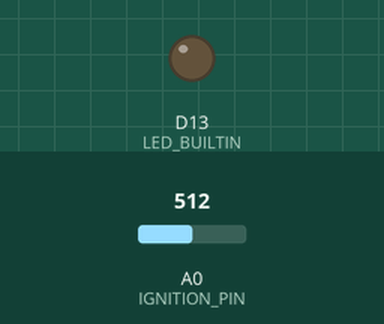
A sketch run on a simulated Arduino Zero (SAMD21). Parts: output pins drawn as LEDs (lit = HIGH). Inputs (shaded band) come from the test bench; at power-on: A0 (IGNITION_PIN) = 512 (analog values on the 0–1023 scale).

Above: at 1.2 s.
1.3 s: A0 (IGNITION_PIN) set to 767
2.8 s: A0 (IGNITION_PIN) set to 784
At 3.9 s:
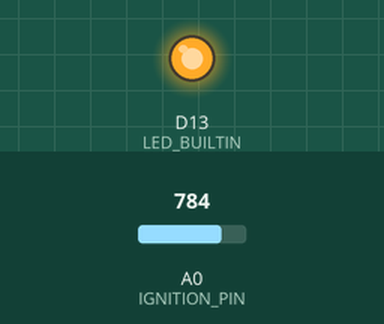
Timing chart, 0 to 5.8 s (numbered marks = the images above; inputs shaded):
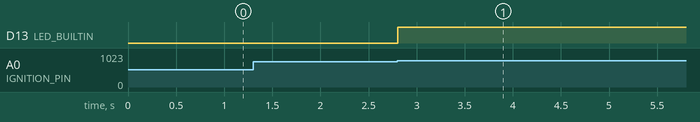

The sketch:

ADC_launch_event.ino
```cpp
// This program turns the built-in led on when sufficient voltage is detected on the launch event pin


// Ignition
#define IGNITION_PIN A0
#define THRESHOLD_VOLTAGE 2.5f // Threshold for launch (adjust this)
#define ADC_MAX 4095
#define VREF 3.3f
// Rocket State
enum class FlightState : uint8_t {
  PRE_LAUNCH,
  FLIGHT,
  OUTPUT_TELEMETRY
};

FlightState flightState = FlightState::PRE_LAUNCH;

void setup() {

  pinMode(LED_BUILTIN, OUTPUT);

  analogReadResolution(12);

  digitalWrite(LED_BUILTIN, LOW);

}

void loop() {

  if (flightState == FlightState::FLIGHT) {
    controlFlight();
  } else if (flightState == FlightState::PRE_LAUNCH) {
    detectLaunch();
  } else {
    outputTelemetry();
  }

}

void detectLaunch() {
  // Read analog pin
  // NOTE: this is not debounced, consider this in future revisions
  int raw = analogRead(IGNITION_PIN);
  float voltage = raw * (VREF / ADC_MAX);

  if (voltage >= THRESHOLD_VOLTAGE) {
    flightState = FlightState::FLIGHT;
  }
}

void controlFlight() {
  digitalWrite(LED_BUILTIN, HIGH);
}

void outputTelemetry() {
  return;
}
```

Measured:
- the behaviour switches between 775 and 776 on A0 (IGNITION_PIN) (found by bisection; images 0 and 1)
- after the input at 1.3 s, every drawn part: stays the same
- after the input at 2.8 s, D13 (LED_BUILTIN): LOW → HIGH at once
